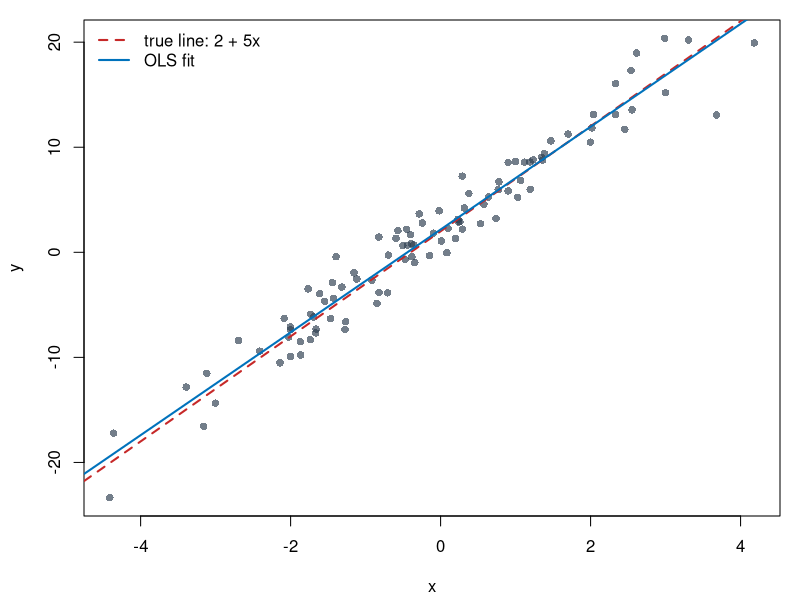
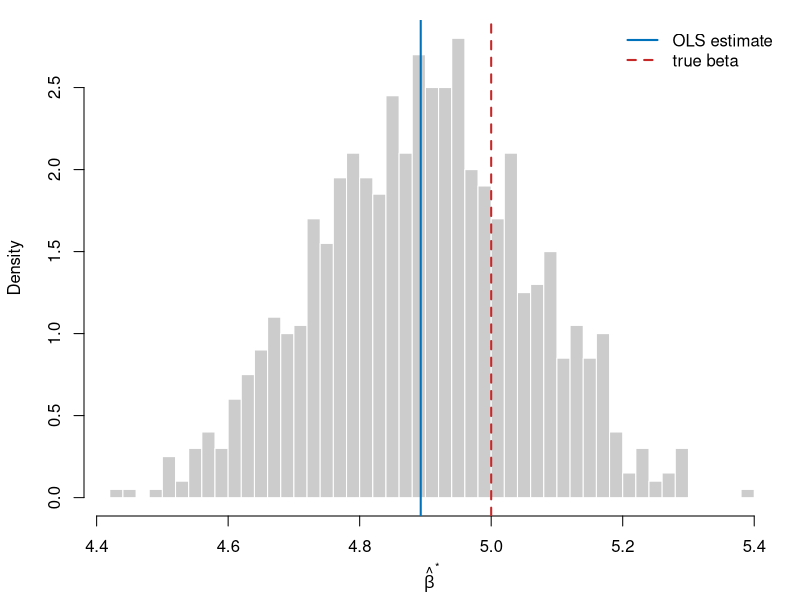

Generate these figures, in order, with R:
# Problem 5: OLS under heteroskedasticity, three confidence intervals for beta
# Run from solutions/PS1/:  Rscript code/p5_ols_bootstrap.R

set.seed(2026)
alpha <- 2; beta <- 5; n <- 100; B <- 1000; m <- 500

# x ~ N(0, 3) with 3 the variance; eps | x ~ N(0, 2 + x^2)
simulate <- function(n) {
  x <- rnorm(n, 0, sqrt(3))
  y <- alpha + beta * x + rnorm(n, 0, sqrt(2 + x^2))
  data.frame(x = x, y = y)
}

ols <- function(x, y) {
  Xm <- cbind(1, x)
  XtXi <- solve(crossprod(Xm))
  b <- XtXi %*% crossprod(Xm, y)
  list(b = drop(b), e = drop(y - Xm %*% b), Xm = Xm, XtXi = XtXi)
}

# Receives a sample and returns the estimates and the three 95% intervals for beta
three_cis <- function(d, B = 1000) {
  fit <- ols(d$x, d$y)
  n <- nrow(d); k <- 2
  se_ols <- sqrt(sum(fit$e^2) / (n - k) * fit$XtXi[2, 2])
  meat <- crossprod(fit$Xm * fit$e)                 # sum of e_i^2 x_i x_i'
  se_hc <- sqrt((fit$XtXi %*% meat %*% fit$XtXi)[2, 2] * n / (n - k))   # HC1
  b_star <- replicate(B, {                          # pairs (nonparametric) bootstrap
    i <- sample.int(n, n, replace = TRUE)
    ols(d$x[i], d$y[i])$b[2]
  })
  se_bs <- sd(b_star)
  z <- qnorm(0.975)
  se <- c(ols = se_ols, robust = se_hc, bootstrap = se_bs)
  list(b = fit$b, se = se,
       lo = fit$b[2] - z * se, hi = fit$b[2] + z * se, b_star = b_star)
}

# b)-d) one sample
d <- simulate(n)
res <- three_cis(d, B)

pdf("figures/p5_scatter.pdf", width = 6, height = 4.2)
par(mar = c(4.2, 4.2, 1, 1))
plot(d$x, d$y, pch = 16, col = "#2D3E50AA", xlab = "x", ylab = "y")
abline(alpha, beta, col = "#C62828", lwd = 2, lty = 2)
abline(res$b[1], res$b[2], col = "#0072BC", lwd = 2)
legend("topleft", bty = "n", lwd = 2, lty = c(2, 1), col = c("#C62828", "#0072BC"),
       legend = c("true line: 2 + 5x", "OLS fit"))
dev.off()

pdf("figures/p5_bootstrap_hist.pdf", width = 6, height = 4.2)
par(mar = c(4.2, 4.2, 1, 1))
hist(res$b_star, breaks = 40, col = "grey80", border = "white", freq = FALSE,
     xlab = expression(hat(beta)^"*"), main = "")
abline(v = res$b[2], col = "#0072BC", lwd = 2)
abline(v = beta, col = "#C62828", lwd = 2, lty = 2)
legend("topright", bty = "n", lwd = 2, lty = c(1, 2), col = c("#0072BC", "#C62828"),
       legend = c("OLS estimate", "true beta"))
dev.off()

cat(sprintf("alpha_hat = %.3f, beta_hat = %.3f\n", res$b[1], res$b[2]))
print(round(cbind(se = res$se, lo = res$lo, hi = res$hi), 3))

# e) coverage over m = 500 samples
cover <- t(replicate(m, {
  r <- three_cis(simulate(n), B)
  c(cov = (r$lo <= beta & beta <= r$hi), len = r$hi - r$lo)
}))
cat("Coverage and average length over", m, "samples:\n")
print(round(colMeans(cover), 3))
